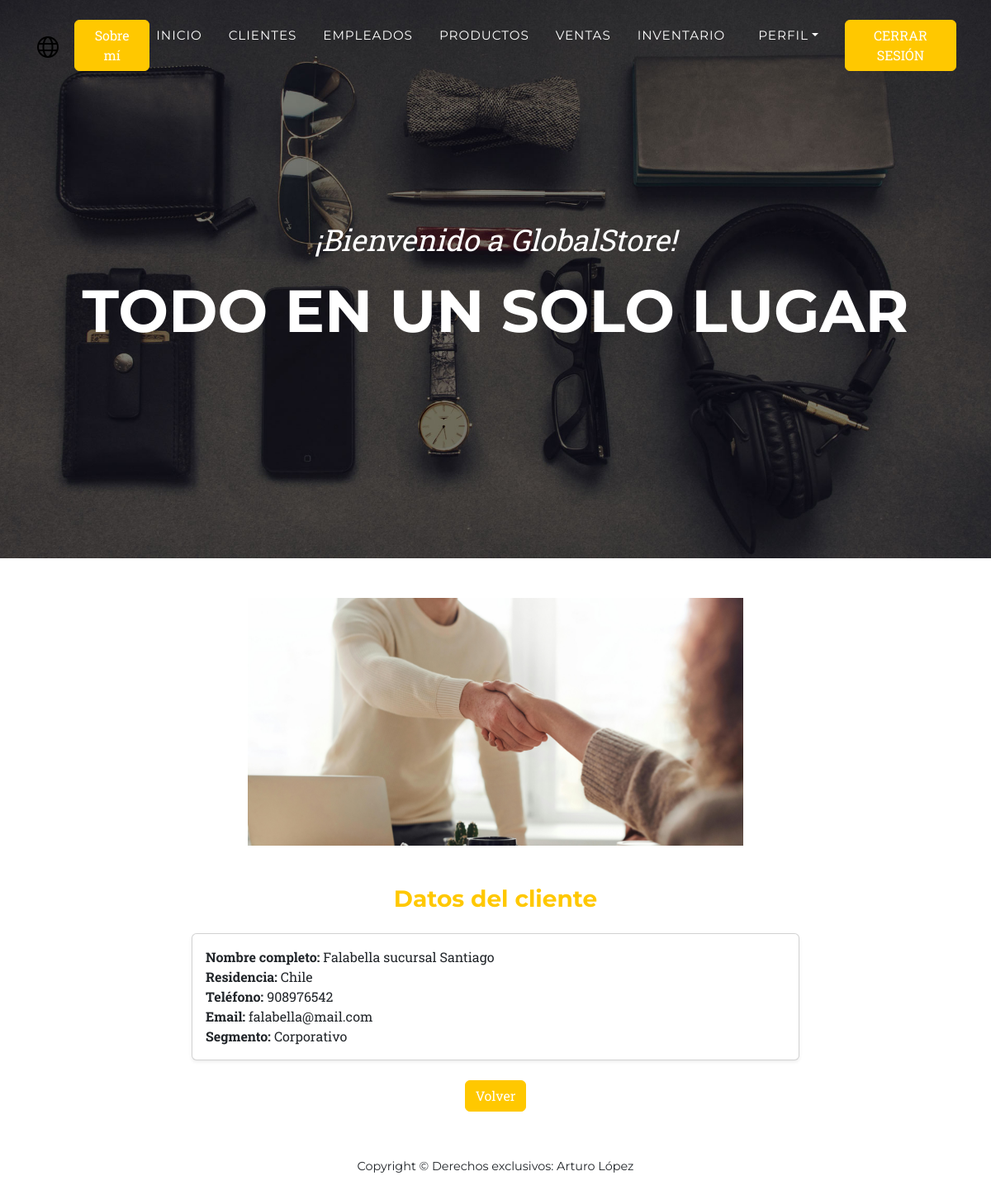
The app's page /info_app/ver_cliente/12 (signed in) with its own data.
### info_app/models.py (models this page shows)
class Cliente(models.Model):
    nombre=models.CharField(max_length=30)
    apellido=models.CharField(max_length=30)
    pais=models.CharField(max_length=15)
    telefono=models.IntegerField()
    email=models.EmailField()
    segmento=models.CharField(max_length=15)

### info_app/views.py (the view)
# urls.py: path('ver_cliente/<int:id>',ver_cliente,name="ver_cliente"),
@login_required(login_url='login')
def ver_cliente(request,id):
    cliente=Cliente.objects.get(id=id)
    return render(request,"info_app/ver_cliente.html",{"cliente":cliente})

### info_app/templates/info_app/ver_cliente.html (shortened to what this page needs)
{% extends 'info_app/base.html' %}
{% load static %}
{% block content %}
<br>
<div class="container my-4">
    <div class="row justify-content-center mb-4">
        <div class="col-12 text-center">
            <img
                src="{% static 'info_app/assets/img/clientes.jpg' %}"
                style="width: 600px; height: 300px; object-fit: cover;">
        </div>
    </div>
    <br>
    <div class="text-center mb-4">
        <h3 class="text-primary fw-bold">Datos del cliente</h3>
    </div>
    <div class="row justify-content-center">
        <div class="col-md-8">
            <div class="card shadow-sm">
                <div class="card-body">
                    <ul class="list-unstyled mb-0">
                        <li><strong>Nombre completo:</strong> {{ cliente.nombre }} {{ cliente.apellido }}</li>
                        <li><strong>Residencia:</strong> {{ cliente.pais }}</li>
                        <li><strong>Teléfono:</strong> {{ cliente.telefono }}</li>
                        <li><strong>Email:</strong> {{ cliente.email }}</li>
                        <li><strong>Segmento:</strong> {{ cliente.segmento }}</li>
                    </ul>
                </div>
            </div>
        </div>
    </div>
    <div class="text-center mt-4">
        <a class="btn btn-primary" href="{% url 'clientes' %}">
            Volver
        </a>
    </div>
</div>
{% endblock content %}

### records on screen
Cliente: nombre "Falabella", apellido "sucursal Santiago", pais "Chile", telefono "908976542", email "falabella@mail.com", segmento "Corporativo"
